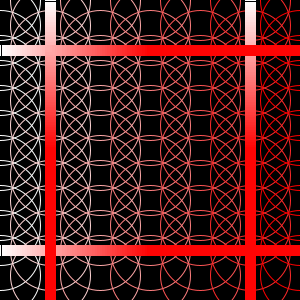
Frame 1 (no input)
Frame 60 (the mouse pressed at the canvas centre just before this capture): identical to frame 1, image omitted
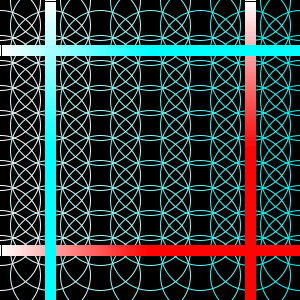
Frame 120 (the mouse held since frame 60 and released just before this capture)

The Processing sketch that drew these frames (run headless with seeded random() and noise(); from frame 60 on, the mouse is pressed at the canvas centre):

// Processing sketch: processing_37803
// ── processing_37803.pde

void setup() {
  size (300, 300);
  colorMode(HSB, width);
}

//nested for loop to create background design
void draw() {
  background(0);
  ellipseMode(CENTER);
  for (int x=0; x<320; x+=50) {
    for (int y=0; y<300; y+=25) {
      noFill();
      stroke(mouseX, x, width);
      ellipse(x, y, 80, 80);
    }
  }
  // to create the bands
  for (int t=0; t<300; t+=5) {
    stroke(mouseY, t, width);
    fill(mouseY, t, width);
    rectMode(CENTER);
    rect(t, 50, t, 10);
    rect(50, t, 10, t);
    ///changes the rate of color change for the right/bottom side
    stroke(mouseY*2, t, width);
    fill(mouseY*2, t, width);
    rect(250, t, 10, t);
    rect(t, 250, t, 10);
  }
}
